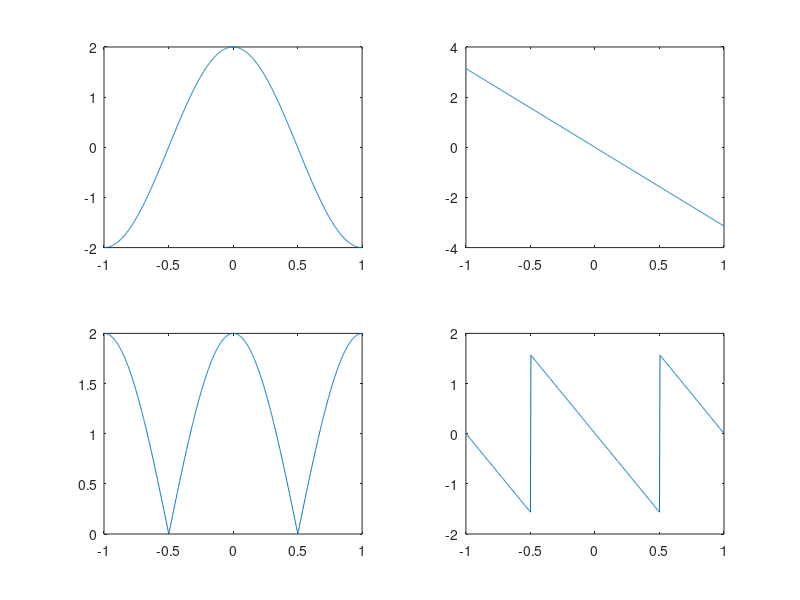

MATLAB code to generate this figure:
function LVFrPhRImp101
%
% Author: F. W. Isen
% Copyright 2009 by Morgan & Claypool
incF = 2*pi/1024; argF = -pi+incF:incF:pi;
Hr = 2*cos(argF); Hph = -argF;
figure(8); subplot(221); plot(argF/pi, Hr)
subplot(222); plot(argF/pi,Hph)
H = fft([1 0 1],1024); Hdtft = fftshift(H); subplot(223); 
xvec = [-511:1:512]/512; plot(xvec, abs(Hdtft)); 
subplot(224); plot(xvec, unwrap(angle(Hdtft)))